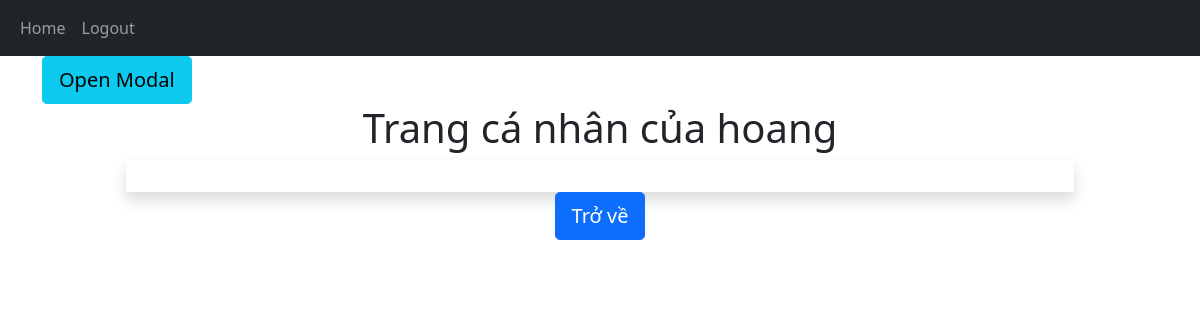
The app's page /posts/hoang (signed in), older data.
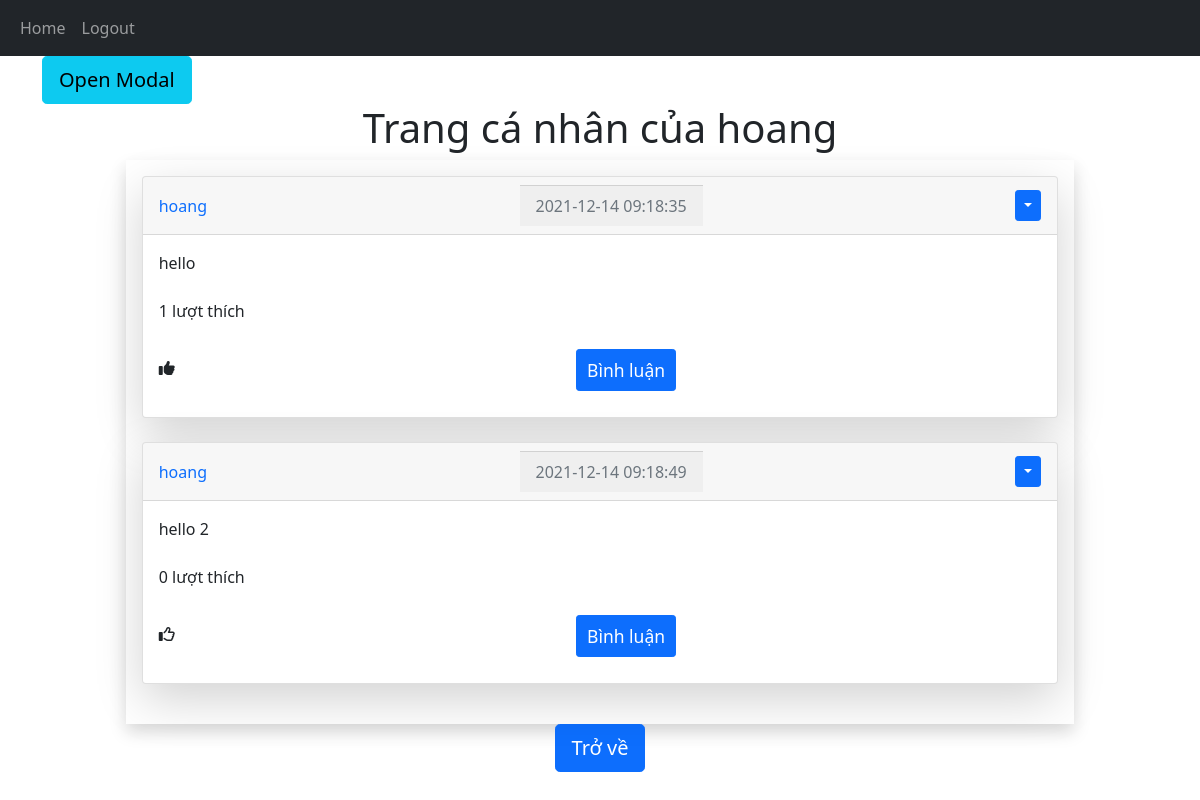
The same page, newer data.
### website/models.py (models this page shows)
class User(db.Model, UserMixin):
    id = db.Column(db.Integer, primary_key=True)
    email = db.Column(db.String(150), unique=True)
    username = db.Column(db.String(150), unique=True)
    password = db.Column(db.String(150))
    date_created = db.Column(db.DateTime(timezone=True), default=func.now())
    posts = db.relationship('Post', backref='user', passive_deletes=True)
    comments = db.relationship('Comment', backref='user', passive_deletes=True)
    likes = db.relationship('Like', backref='user', passive_deletes=True)

class Post(db.Model):
    id = db.Column(db.Integer, primary_key=True)
    text = db.Column(db.Text, nullable=False)
    date_created = db.Column(db.DateTime(timezone=True), default=func.now())
    author = db.Column(db.Integer, db.ForeignKey(
        'user.id', ondelete="CASCADE"), nullable=False)
    comments = db.relationship('Comment', backref='post', passive_deletes=True)
    likes = db.relationship('Like', backref='post', passive_deletes=True)

### website/views.py (the view)
@views.route("/posts/<username>")
@login_required
def posts(username):
    user = User.query.filter_by(username=username).first()
    if not user:
        flash('No user with that username exists.', category='error')
        return redirect(url_for('views.home'))
    posts = user.posts
    return render_template("posts.html", user=current_user, posts=posts, username=username)

### website/__init__.py (called while the page is built)
def create_app():
    app = Flask(__name__)
    app.config['SECRET_KEY'] = "helloworld"
    app.config['SQLALCHEMY_DATABASE_URI'] = f'sqlite:///{DB_NAME}'
    db.init_app(app)
    from .views import views
    from .auth import auth
    app.register_blueprint(views, url_prefix="/")
    app.register_blueprint(auth, url_prefix="/")
    from .models import User, Post, Comment, Like
    create_database(app)
    login_manager = LoginManager()
    login_manager.login_view = "auth.login"
    login_manager.init_app(app)
    @login_manager.user_loader
    def load_user(id):
        return User.query.get(int(id))
    return app

### website/templates/posts.html (shortened to what this page needs)
{% extends "posts_div.html" %}  {% block header %}Trang cá nhân của {{username}}{% endblock %} {% block footer %}
<div align="center">
  <a href="/home"
    ><button type="button" class="btn btn-primary btn-lg">Trở về</button></a
  >
</div>
{% endblock %}

### website/templates/posts_div.html (shortened to what this page needs)
{% extends "base.html" %} {% block title %}Trang chủ{% endblock %} {% block content
%}
<button type="button" class="btn btn-info btn-lg" data-toggle="modal" data-target="#myModal">Open Modal</button>
<h1 align="center">{% block header %}Trang chủ{% endblock %}</h1>
<div class="shadow p-3" id="posts" style="width:85%;margin:auto">
  {% for post in posts %}
  <div class="card shadow-lg">
    <div class="card-header d-flex justify-content-between align-items-center">
      <a style="text-decoration: none" href="/posts/{{post.user.username}}">{{post.user.username}}</a>
      <div class="card-footer text-muted">{{post.date_created}}</div>
      <div>
        {% if user.id == post.author %}
        <div class="btn-group">
          <button
            type="button"
            class="btn btn-sm btn-primary dropdown-toggle"
            data-bs-toggle="dropdown"
          ></button>
        </div>
        {% endif %}
      </div>
    </div>
    <div class="card-body">
      <div class="card-text">{{post.text}}</div>
      <br />
      <p class="card-text">
        <span id="likes-count-{{post.id}}">
        {{ post.likes|length }} </span> <span>lượt thích</span>
      </p>
      <p class="card-text">
        {% if user.id in post.likes|map(attribute="author")|list %}
        <i
          style="cursor: pointer;"
          class="fas fa-thumbs-up"
          id="like-button-{{post.id}}"
          onclick="like({{post.id}})"
        ></i>
        {% else %}
        <i
          style="cursor: pointer;"
          class="far fa-thumbs-up"
          id="like-button-{{post.id}}"
          onclick="like({{post.id}})"
        ></i>
        {% endif %}
        <a class="GFG btn btn-sm btn-primary" style="margin-left:45%" data-bs-toggle="collapse" href="#comments-{{post.id}}" role="button">
          <small>Bình luận</small>
        </a>
      </p>
    </div>
  </div>
  <br > {% endfor %}
</div>
{% block footer %}{% endblock %} {% endblock %}

### website/templates/base.html (shortened to what this page needs)
<!DOCTYPE html>
<html lang="en">
  <head>
    <link
      href="https://cdn.jsdelivr.net/npm/bootstrap@5.0.2/dist/css/bootstrap.min.css"
      rel="stylesheet"
    />
  </head>
  <body>
    <nav class="navbar navbar-expand-lg navbar-dark bg-dark">
      <div class="container-fluid">
        <div class="collapse navbar-collapse" id="navbar">
          <div class="navbar-nav">
            <a class="nav-item nav-link" href="/home">Home</a>
            {% if user.is_authenticated %}
            <a class="nav-item nav-link" href="/logout">Logout</a>
            {% else %}
            <a class="nav-item nav-link" href="/login">Login</a>
            <a class="nav-item nav-link" href="/sign-up">Sign Up</a>
            {% endif %}
          </div>
        </div>
      </div>
    </nav>
    <div class="container">{% block content %}{% endblock %}</div>
  </body>
</html>

### website/templates/posts_div.html (style rules this page uses)
.GFG { padding: 5px 10px; text-align: center; display: inline-block; font-size: 20px; margin: 10px 30px; cursor: pointer; text-decoration:none; }

Row changes from the older to the newer data that the page shows:
added Post: user.username "hoang", date_created "2021-12-14 09:18:35", text "hello", likes|length "1"
added Post: user.username "hoang", date_created "2021-12-14 09:18:49", text "hello 2", likes|length "0"
